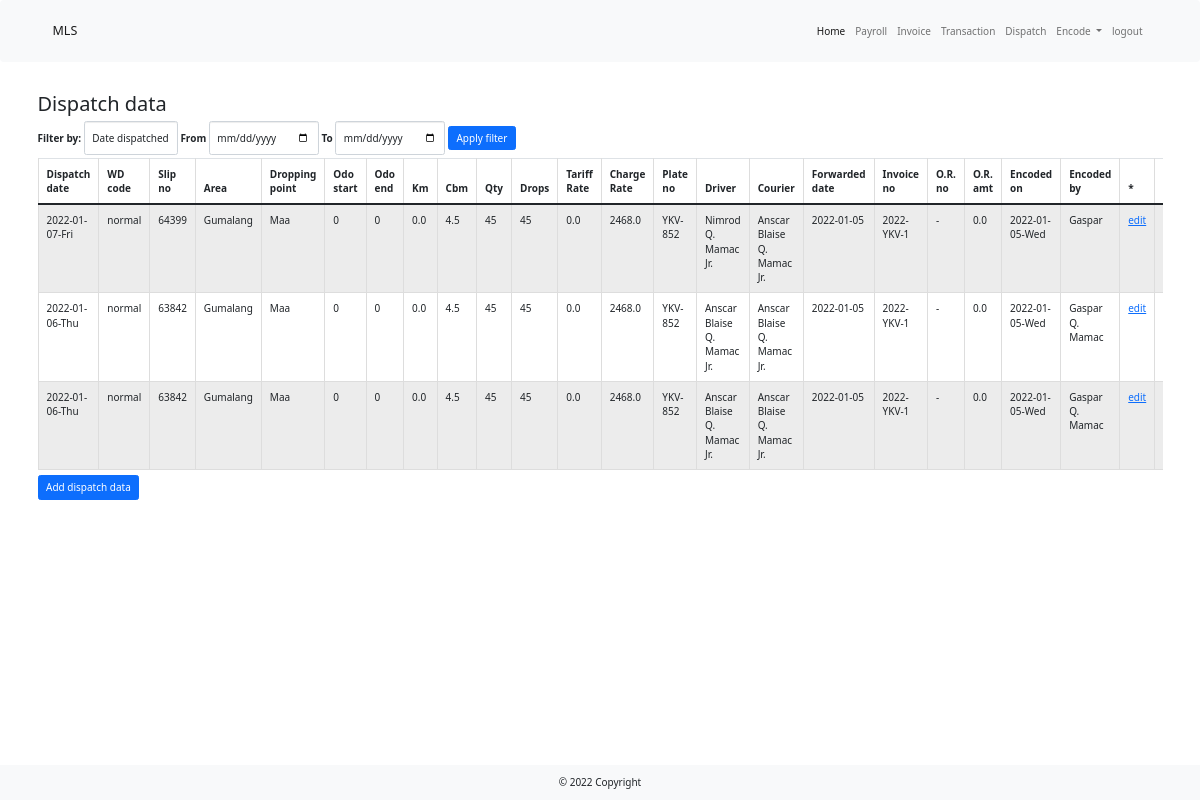
The page /dispatch_report (signed in) on the database its author committed.
### main.py (models this page shows)
class DispatchTable(UserMixin, db.Model):
    __tablename__ = "dispatch"
    id = db.Column(db.Integer, primary_key=True, unique=True)
    dispatch_date = db.Column(db.String(100), nullable=False)
    wd_code = db.Column(db.String(100), nullable=False)
    slip_no = db.Column(db.String(100), nullable=False)
    route = db.Column(db.String(100), nullable=False)
    area = db.Column(db.String(250))
    destination = db.Column(db.String(100))
    odo_start = db.Column(db.Integer)
    odo_end = db.Column(db.Integer)
    km = db.Column(db.Float(precision=1))
    cbm = db.Column(db.Float(precision=1), nullable=False)
    qty = db.Column(db.Integer, nullable=False)
    drops = db.Column(db.Integer, nullable=False)
    std_rate = db.Column(db.Float(precision=1), nullable=False)
    rate = db.Column(db.Float(precision=1), nullable=False)
    plate_no = db.Column(db.String(100), nullable=False)
    driver = db.Column(db.String(100), nullable=False)
    courier = db.Column(db.String(100), nullable=False)
    forwarded_date = db.Column(db.String(100), nullable=False)
    invoice_no = db.Column(db.String(100))
    or_no = db.Column(db.String(100))
    or_amt = db.Column(db.Float(precision=1))
    encoded_on = db.Column(db.String(100), nullable=False)
    encoded_by = db.Column(db.String(100))
    encoder_id = db.Column(db.Integer, db.ForeignKey("users.id"))
    encoder = relationship("UserTable", back_populates="dispatch")

### main.py (the view)
@app.route("/dispatch_report", methods=["Get", "Post"])
def dispatch():
    form = DispatchTableFilterForm()
    with create_engine('sqlite:///lbc_dispatch.db').connect() as cnx:
        df = pd.read_sql_table(table_name="dispatch", con=cnx)
    sorted_df = df.head(n=25).sort_values("dispatch_date", ascending=False)
    if form.validate_on_submit():
        start = form.date_start.data
        end = form.date_end.data
        index = form.filter.data
        filtered_df = df[(df[index] >= str(start)) & (df[index] <= str(end))].sort_values(index, ascending=False)
        return render_template("dispatch_data.html", form=form, df=filtered_df)
    return render_template("dispatch_data.html", form=form, df=sorted_df)

### _forms.py
class DispatchTableFilterForm(FlaskForm):
    filter = SelectField("Filter by:", choices=[
        ("dispatch_date", "Date dispatched"),
        ("encoded_on", "Date encoded")])
    date_start = DateField("From")
    date_end = DateField("To")
    submit = SubmitField("Apply filter")

### main.py (called while the page is built)
@login_manager.user_loader
def load_user(user_id):
    return UserTable.query.get(int(user_id))

### templates/dispatch_data.html (shortened to what this page needs)
{% extends 'bootstrap/base.html' %}
{% import "bootstrap/wtf.html" as wtf %}
{% block content %}
    {% include '_header.html' %}
    <div class="container my-5">
        <h2>Dispatch data</h2>
        {{ wtf.quick_form(form, novalidate=True, extra_classes="form form-inline mb-1", button_map={"submit": "primary"}) }}
        <div class="table-responsive">
            <table class="table table-striped table-hover table-bordered table-sm">
                <caption><a class="btn btn-primary" href="{{ url_for('input_dispatch')}}">Add dispatch data</a> </caption>
                <thead>
                <tr>
                    <th scope="col">Dispatch date</th>
                    <th scope="col">WD code</th>
                    <th scope="col">Slip no</th>
                    <th scope="col">Area</th>
                    <th scope="col">Dropping point</th>
                    <th scope="col">Odo start</th>
                    <th scope="col">Odo end</th>
                    <th scope="col">Km</th>
                    <th scope="col">Cbm</th>
                    <th scope="col">Qty</th>
                    <th scope="col">Drops</th>
                    <th scope="col">Tariff Rate</th>
                    <th scope="col">Charge Rate</th>
                    <th scope="col">Plate no</th>
                    <th scope="col">Driver</th>
                    <th scope="col">Courier</th>
                    <th scope="col">Forwarded date</th>
                    <th scope="col">Invoice no</th>
                    <th scope="col">O.R. no</th>
                    <th scope="col">O.R. amt</th>
                    <th scope="col">Encoded on</th>
                    <th scope="col">Encoded by</th>
                    <th scope="col">*</th>
                    <th scope="col">**</th>
                </tr>
                </thead>
                <tbody>
                {% for row in df.itertuples(): %}
                <tr>
                    <td>{{ row[2] }}</td>
                    <td>{{ row[3] }}</td>
                    <td>{{ row[4] }}</td>
                    <td>{{ row[6] }}</td>
                    <td>{{ row[7] }}</td>
                    <td>{{ row[8] }}</td>
                    <td>{{ row[9] }}</td>
                    <td>{{ row[10] }}</td>
                    <td>{{ row[11] }}</td>
                    <td>{{ row[12] }}</td>
                    <td>{{ row[13] }}</td>
                    <td>{{ row[14] }}</td>
                    <td>{{ row[15] }}</td>
                    <td>{{ row[16] }}</td>
                    <td>{{ row[17] }}</td>
                    <td>{{ row[18] }}</td>
                    <td>{{ row[19] }}</td>
                    <td>{{ row[20] }}</td>
                    <td>{{ row[21] }}</td>
                    <td>{{ row[22] }}</td>
                    <td>{{ row[23] }}</td>
                    <td>{{ row[24]}}</td>
                <td><a href="{{ url_for('edit_dispatch', dispatch_id=row[1]) }}">edit</a></td>
                <td><a href="{{ url_for('delete_dispatch', dispatch_id=row[1]) }}">delete</a></td>
                </tr>
                {% endfor %}
                </tbody>
            </table>
        </div>
    </div>
    {% include '_footer.html' %}
{% endblock  %}

### rows shown on the page
DispatchTable: dispatch_date "2022-01-07-Fri", wd_code "normal", slip_no "64399", area "Gumalang", destination "Maa", odo_end "0", km "0", row "0.0", cbm "4.5", drops "45", row "45", rate "2468.0", plate_no "YKV-852", driver "Nimrod Q. Mamac Jr.", courier "Anscar Blaise Q. Mamac Jr.", forwarded_date "2022-01-05", invoice_no "2022-YKV-1", row "-", encoded_on "2022-01-05-Wed", encoded_by "Gaspar"
DispatchTable: dispatch_date "2022-01-06-Thu", wd_code "normal", slip_no "63842", area "Gumalang", destination "Maa", odo_end "0", km "0", row "0.0", cbm "4.5", drops "45", row "45", rate "2468.0", plate_no "YKV-852", driver "Anscar Blaise Q. Mamac Jr.", courier "Anscar Blaise Q. Mamac Jr.", forwarded_date "2022-01-05", invoice_no "2022-YKV-1", row "-", encoded_on "2022-01-05-Wed", encoded_by "Gaspar Q. Mamac"
DispatchTable: dispatch_date "2022-01-06-Thu", wd_code "normal", slip_no "63842", area "Gumalang", destination "Maa", odo_end "0", km "0", row "0.0", cbm "4.5", drops "45", row "45", rate "2468.0", plate_no "YKV-852", driver "Anscar Blaise Q. Mamac Jr.", courier "Anscar Blaise Q. Mamac Jr.", forwarded_date "2022-01-05", invoice_no "2022-YKV-1", row "-", encoded_on "2022-01-05-Wed", encoded_by "Gaspar Q. Mamac"
